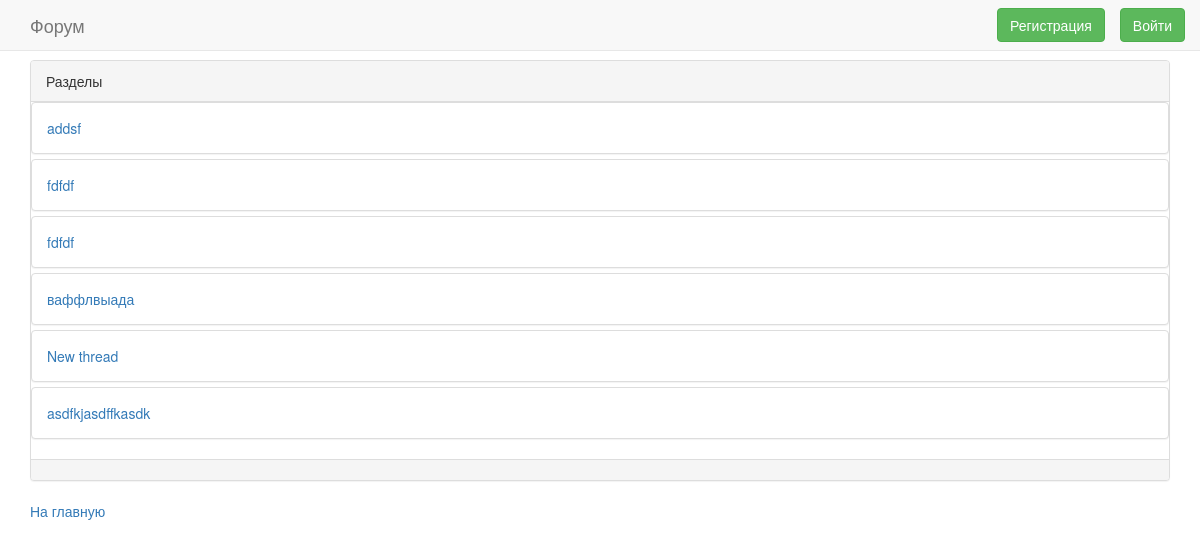
The app's page /forum_app/sections/1/, older data.
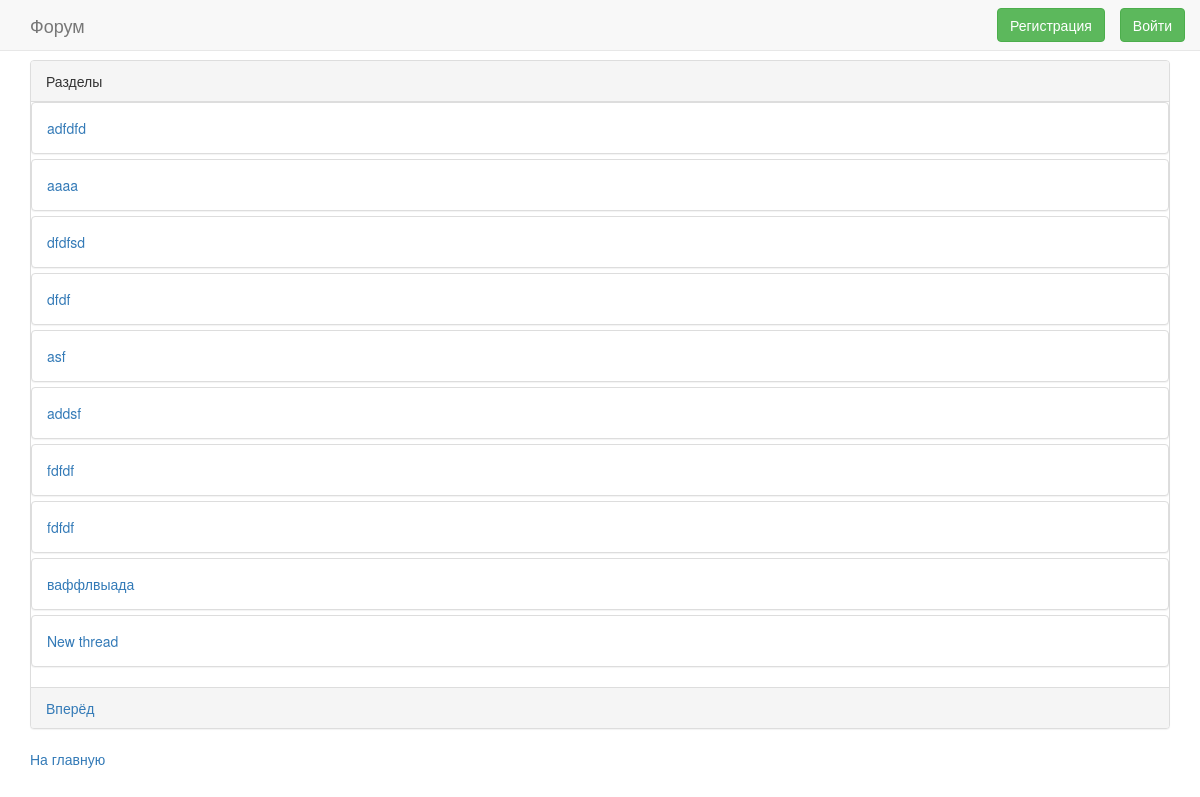
The same page, newer data.
### forum_app/models.py (models this page shows)
class Thread(models.Model):
    name = models.CharField(max_length=100)
    posts = models.ManyToManyField(Post)

### forum_app/views.py (the view)
# urls.py: url(r'^sections/(?P<id>[0-9]+)/$', views.section_view, name='section'),
def section_view(request, id):
    cur_section = Section.objects.get(pk=id)
    section_threads = cur_section.threads.all().order_by('-id')
    pages = Paginator(section_threads, 10)
    cur_page = 1
    if 'page' in request.GET:
        cur_page = int(request.GET['page'])
    return render(request, 'section.html', {'section': cur_section, 'page': pages.page(cur_page)})

### forum_app/templates/section.html (shortened to what this page needs)
{% extends "base_generic.html" %}
{% block content %}
    <div class="panel panel-default">
        <div class="panel-heading">Разделы</div>
        <div class="panel-group">
            {% for thread in page.object_list %}
                <div class="panel panel-default">
                    <div class="panel-body">
                        <a href="{{ thread.id }}">{{ thread.name }}</a>
                    </div>
                </div>
            {% endfor %}
        </div>
        <div class="panel-footer">
            {% if page.has_next %}
                <a href="?page={{ page.next_page_number }}">Вперёд</a>
            {% endif %}
        </div>
    </div>
{% endblock %}

Row changes from the older to the newer data that the page shows:
no longer on this page (row unchanged): Thread: name "asdfkjasdffkasdk"
added Thread: name "adfdfd"
added Thread: name "aaaa"
added Thread: name "dfdfsd"
added Thread: name "dfdf"
added Thread: name "asf"
Text that changed along with them:
text now shown: "Вперёд"
